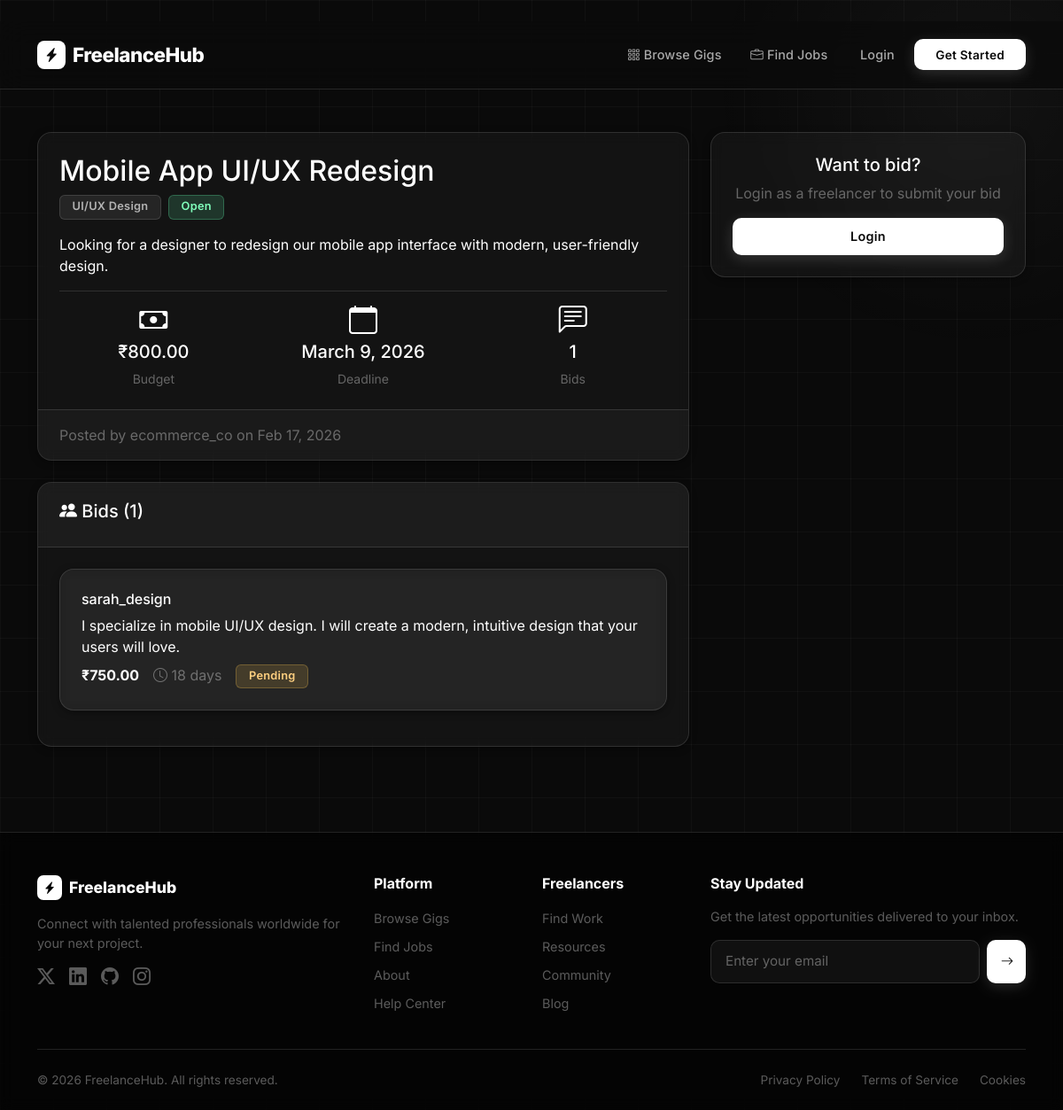
The app's page /jobs/2/ with its own data.
### marketplace/models.py (models this page shows, shortened)
class Job(models.Model):
    STATUS_CHOICES = [
        ('Open', 'Open'),
        ('In Progress', 'In Progress'),
        ('Completed', 'Completed'),
        ('Cancelled', 'Cancelled'),
    ]
    client = models.ForeignKey(User, on_delete=models.CASCADE, related_name='jobs')
    title = models.CharField(max_length=200)
    description = models.TextField()
    budget = models.DecimalField(max_digits=10, decimal_places=2, validators=[MinValueValidator(1)])
    deadline = models.DateField()
    category = models.ForeignKey(Category, on_delete=models.SET_NULL, null=True, related_name='jobs')
    status = models.CharField(max_length=20, choices=STATUS_CHOICES, default='Open')
    created_at = models.DateTimeField(auto_now_add=True)
    updated_at = models.DateTimeField(auto_now=True)
    class Meta:
        ordering = ['-created_at']

class Category(models.Model):
    name = models.CharField(max_length=100, unique=True)
    description = models.TextField()
    created_at = models.DateTimeField(auto_now_add=True)
    class Meta:
        verbose_name_plural = "Categories"
        ordering = ['name']

class Bid(models.Model):
    STATUS_CHOICES = [
        ('Pending', 'Pending'),
        ('Accepted', 'Accepted'),
        ('Rejected', 'Rejected'),
    ]
    job = models.ForeignKey(Job, on_delete=models.CASCADE, related_name='bids')
    freelancer = models.ForeignKey(User, on_delete=models.CASCADE, related_name='bids')
    proposal_text = models.TextField()
    bid_amount = models.DecimalField(max_digits=10, decimal_places=2, validators=[MinValueValidator(1)])
    delivery_days = models.PositiveIntegerField()
    status = models.CharField(max_length=20, choices=STATUS_CHOICES, default='Pending')
    created_at = models.DateTimeField(auto_now_add=True)
    class Meta:
        ordering = ['-created_at']
        unique_together = ['job', 'freelancer']  # Prevent duplicate bids

### marketplace/views.py (the view)
# urls.py: path('jobs/<int:pk>/', views.JobDetailView.as_view(), name='job_detail'),
class JobDetailView(DetailView):
    model = Job
    template_name = 'marketplace/jobs/job_detail.html'
    context_object_name = 'job'
    def get_context_data(self, **kwargs):
        context = super().get_context_data(**kwargs)
        job = self.get_object()
        context['bids'] = job.bids.all()
        context['bid_form'] = BidForm()
        if self.request.user.is_authenticated:
            context['user_bid'] = Bid.objects.filter(
                job=job,
                freelancer=self.request.user
            ).first()
        return context

### marketplace/templates/marketplace/jobs/job_detail.html (shortened to what this page needs)
﻿{% extends 'marketplace/base.html' %}
{% block content %}
<div class="container my-5">
    <div class="row">
        <div class="col-md-8">
            <div class="card mb-4">
                <div class="card-body">
                    <h2 class="card-title">{{ job.title }}</h2>
                    <div class="d-flex gap-2 mb-3">
                        {% if job.category %}
                        <span class="badge bg-secondary">{{ job.category.name }}</span>
                        {% endif %}
                        <span
                            class="badge bg-{% if job.status == 'Open' %}success{% elif job.status == 'In Progress' %}warning{% else %}info{% endif %}">
                            {{ job.status }}
                        </span>
                    </div>
                    <p class="card-text">{{ job.description }}</p>
                    <hr>
                    <div class="row text-center">
                        <div class="col-md-4">
                            <i class="bi bi-cash text-primary" style="font-size: 2rem;"></i>
                            <h5 class="mt-2">₹{{ job.budget }}</h5>
                            <small class="text-muted">Budget</small>
                        </div>
                        <div class="col-md-4">
                            <i class="bi bi-calendar text-primary" style="font-size: 2rem;"></i>
                            <h5 class="mt-2">{{ job.deadline }}</h5>
                            <small class="text-muted">Deadline</small>
                        </div>
                        <div class="col-md-4">
                            <i class="bi bi-chat-left-text text-primary" style="font-size: 2rem;"></i>
                            <h5 class="mt-2">{{ bids.count }}</h5>
                            <small class="text-muted">Bids</small>
                        </div>
                    </div>
                </div>
                <div class="card-footer bg-transparent text-muted">
                    Posted by {{ job.client.username }} on {{ job.created_at|date:"M d, Y" }}
                </div>
            </div>
            <div class="card">
                <div class="card-header">
                    <h5><i class="bi bi-people-fill"></i> Bids ({{ bids.count }})</h5>
                </div>
                <div class="card-body">
                    {% if bids %}
                    {% for bid in bids %}
                    <div class="card mb-3">
                        <div class="card-body">
                            <div class="d-flex justify-content-between align-items-start">
                                <div>
                                    <h6>{{ bid.freelancer.username }}</h6>
                                    <p class="mb-2">{{ bid.proposal_text }}</p>
                                    <div class="d-flex gap-3">
                                        <span class="text-primary fw-bold">₹{{ bid.bid_amount }}</span>
                                        <span class="text-muted">
                                            <i class="bi bi-clock"></i> {{ bid.delivery_days }} days
                                        </span>
                                        <span
                                            class="badge bg-{% if bid.status == 'Accepted' %}success{% elif bid.status == 'Rejected' %}danger{% else %}warning{% endif %}">
                                            {{ bid.status }}
                                        </span>
                                    </div>
                                </div>
                            </div>
                        </div>
                    </div>
                    {% endfor %}
                    {% else %}
                    <p class="text-muted text-center">No bids yet. Be the first to bid!</p>
                    {% endif %}
                </div>
            </div>
        </div>
        <div class="col-md-4">
            {% if user.is_authenticated and user.freelancer_profile and job.status == 'Open' %}
            {% if not user_bid %}
            <div class="card mb-4">
                <div class="card-body">
                    <h5 class="card-title">Submit Your Bid</h5>
                    <form method="post" action="{% url 'submit_bid' job.id %}">
                        {% csrf_token %}
                        <div class="mb-3">
                            <label class="form-label">Proposal</label>
                            {{ bid_form.proposal_text }}
                        </div>
                        <div class="mb-3">
                            <label class="form-label">Bid Amount ($)</label>
                            {{ bid_form.bid_amount }}
                        </div>
                        <div class="mb-3">
                            <label class="form-label">Delivery (days)</label>
                            {{ bid_form.delivery_days }}
                        </div>
                        <button type="submit" class="btn btn-primary w-100">
                            <i class="bi bi-send"></i> Submit Bid
                        </button>
                    </form>
                </div>
            </div>
            {% else %}
            <div class="card mb-4">
                <div class="card-body">
                    <h5 class="card-title text-success">
                        <i class="bi bi-check-circle"></i> Bid Submitted
                    </h5>
                    <p class="text-muted">You have already submitted a bid for this job.</p>
                    <div class="alert alert-info">
                        <strong>Your Bid:</strong> ₹{{ user_bid.bid_amount }}<br>
                        <strong>Status:</strong> {{ user_bid.status }}
                    </div>
                </div>
            </div>
            {% endif %}
            {% elif not user.is_authenticated %}
            <div class="card">
                <div class="card-body text-center">
                    <h5 class="card-title">Want to bid?</h5>
                    <p class="text-muted">Login as a freelancer to submit your bid</p>
                    <a href="{% url 'login' %}" class="btn btn-primary w-100">
                        Login
                    </a>
                </div>
            </div>
            {% endif %}
        </div>
    </div>
</div>
{% endblock %}

### records on screen
Job: title "Mobile App UI/UX Redesign", category.name "UI/UX Design", status "Open", description "Looking for a designer to redesign our mobile app interface with modern, user-friendly design.", budget "800.00", deadline "March 9, 2026", count "1", client.username "ecommerce_co", created_at "Feb 17, 2026"
Bid: freelancer.username "sarah_design", proposal_text "I specialize in mobile UI/UX design. I will create a modern, intuitive design that your users will love.", bid_amount "750.00", delivery_days "18", status "Pending"

### other values on screen
{{ bids.count }} "1"
